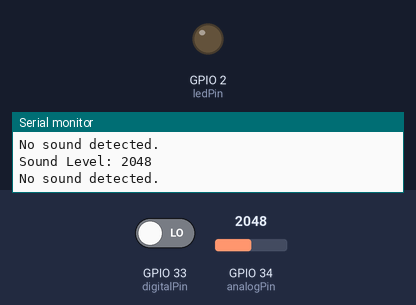
A sketch run on a simulated ESP32. On the bench: output pins drawn as LEDs (lit = HIGH), the last lines printed to the serial monitor. The test bench sets the inputs (shaded band); at power-on: GPIO 33 (digitalPin) LOW, GPIO 34 (analogPin) = 2048.

Above: at 1.3 s.
1.4 s: GPIO 33 (digitalPin) driven HIGH
At 2.2 s:
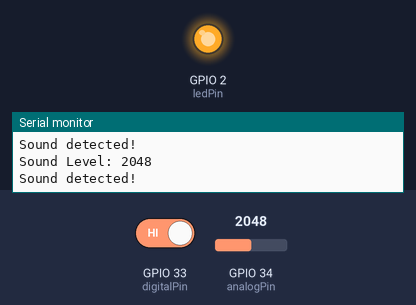
3.0 s: GPIO 33 (digitalPin) driven LOW
At 3.4 s:
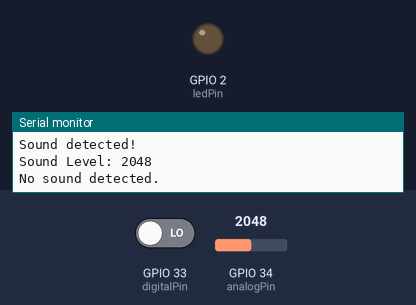
Timing chart, 0 to 6.0 s (numbered marks = the images above; inputs shaded):
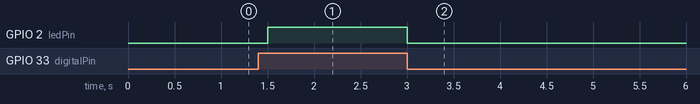

Measured:
- after the input at 1.4 s, GPIO 2 (ledPin): LOW → HIGH after 0.10 s
- after the input at 3.0 s, GPIO 2 (ledPin): HIGH → LOW at once

The sketch:

sketch_jul8a.ino
```cpp
const int ledPin = 2; // LED connected to GPIO25 (D25)
const int analogPin = 34; // Analog output pin connected to D34 (GPIO34)
const int digitalPin = 33; // Digital output pin connected to D33 (GPIO33) (optional)

// #define LED 2

int soundLevel;
int soundDetected;

void setup() {
  Serial.begin(115200);

  // Initialize LED pin as output
  pinMode(ledPin, OUTPUT);

  // Initialize analog pin as input
  pinMode(analogPin, INPUT);

  // Initialize digital pin as input
  pinMode(digitalPin, INPUT);
}

void loop() {
  // Read the analog value from the microphone sensor
  soundLevel = analogRead(analogPin);

  // Read the digital value from the microphone sensor
  soundDetected = digitalRead(digitalPin);

  // Print the analog value to the Serial Monitor
  Serial.print("Sound Level: ");
  Serial.println(soundLevel);

  // Print the digital value to the Serial Monitor
  if (soundDetected == HIGH) {
    Serial.println("Sound detected!");
    digitalWrite(ledPin, HIGH); // Turn on LED
  } else {
    Serial.println("No sound detected.");
    digitalWrite(ledPin, LOW); // Turn off LED
  }

  delay(500);

}
```
